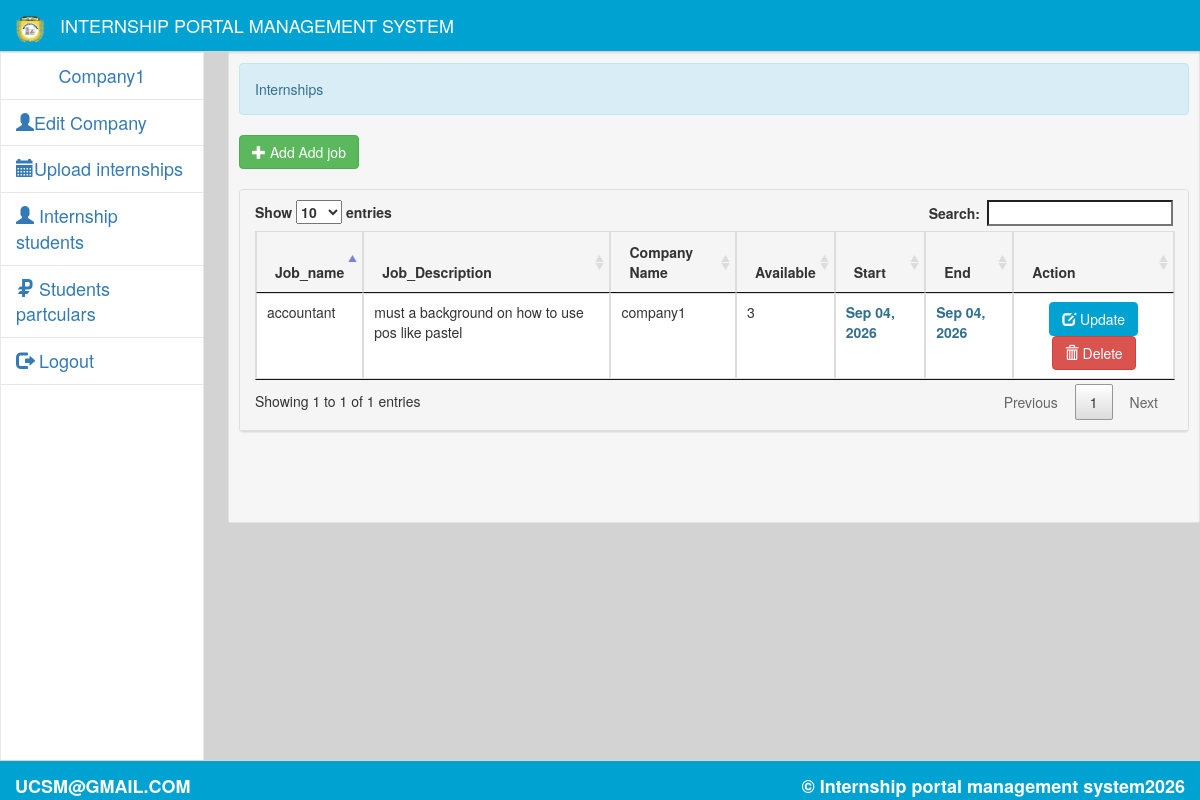
Screenshot of /company1/activity.php (signed in) with the database file from the repository.
### tables this page shows
CREATE TABLE `company` (
  `company_id` int(11) NOT NULL,
  `username` varchar(30) NOT NULL,
  `password` varchar(12) NOT NULL,
  `URL` varchar(255) NOT NULL,
  `name` varchar(40) NOT NULL,
  `email` varchar(55) NOT NULL,
  `desc` varchar(60) NOT NULL
);

CREATE TABLE `activity` (
  `activity_id` int(11) NOT NULL,
  `title` varchar(50) NOT NULL,
  `description` text NOT NULL,
  `company_name` text NOT NULL,
  `quantity` int(11) NOT NULL,
  `start` varchar(10) NOT NULL,
  `end` varchar(10) NOT NULL,
  `month` varchar(8) NOT NULL,
  `year` varchar(5) NOT NULL
);

### company1/activity.php (the view, shortened to what this page needs)
<!DOCTYPE html>
<html lang = "eng">
	<head>
		<link rel = "stylesheet" type = "text/css" href = "../css/bootstrap.css" />
		<link rel = "stylesheet" type = "text/css" href = "../css/style1.css" />
		<link rel = "stylesheet" type = "text/css" href = "../css/jquery-ui.css" />
		<link rel = "stylesheet" type = "text/css" href = "../css/jquery.dataTables.css" />
	</head>
<body>
<?php include'head.php'?>
<?php include 'sidebar.php'?>
		<div id = "sidecontent" class = "well pull-right">
			<div class = "alert alert-info">Internships</div>
			<button type = "button" id = "add_activity" class = "btn btn-success"><span class = "glyphicon glyphicon-plus"></span> Add Add job</button>
			<br />
			<br />
			<div id = "act_table" class = "panel panel-default">
				<div  class = " panel-heading">
					<table id = "table" class = "table table-bordered">
						<thead>
							<tr>
								<th>Job_name</th>
								<th>Job_Description</th>
								<th>Company Name</th>
								<th>Available</th>
								<th>Start</th>
								<th>End</th>
								<th>Action</th>
							</tr>
						</thead>
						<tbody>
							<?php
							$stmt = $conn->prepare("SELECT name FROM `company` WHERE company_id = ?");
							$stmt->bind_param("s", $_SESSION['company_id']);
							$stmt->execute();
							$stmt->store_result();
							$stmt->bind_result($name);
							$act_query = $conn->query("SELECT * FROM `activity` WHERE `company_name` = '$name'") or die($conn->error);
							while($act_fetch = $act_query->fetch_array()){
							?>
							<tr>
								<td><?php echo $act_fetch['title']?></td>
								<td><?php echo $act_fetch['description']?></td>
								<td><?php echo $act_fetch['company_name']?></td>
								<td><?php echo $act_fetch['quantity']?></td>
								<td><?php echo "<label class = 'text-info'>".date("M d, Y", strtotime($act_fetch['start']))."</label>"?></td>
								<td><?php echo "<label class = 'text-info'>".date("M d, Y", strtotime($act_fetch['end']))."</label>"?></td>
								<td><center><a href = "edit_activity.php?activity_id=<?php echo $act_fetch['activity_id']?>" class = "btn btn-warning"><span class=  "glyphicon glyphicon-edit"></span> Update</a> <a href = "#" data-toggle = "modal" data-target = "#delete_activity" name = "<?php echo $act_fetch['activity_id']?>" class = "btn btn-danger activity_id"><span class=  "glyphicon glyphicon-trash"></span> Delete</a></center></td>
							</tr>
							<?php
								}
							?>
						</tbody>
					</table>
				</div>
			</div>
		<br /><br /><br />
		</div>
	<br />
	<br />
	<br />
	<br />
	<br />
	<br />
	<br />
	<br />
	<br />
	<nav class = "navbar-default" id = "footer">
		<label class = "navbar-brand pull-right">&copy; Internship portal management system<?php echo date('Y', strtotime('+8 HOURS'))?></label>
		<label class = "navbar-brand ">UCSM@GMAIL.COM</label>
	</nav>
</body>
</html>

### company1/sidebar.php
<div id = "sidebar">
	<ul id = "menu" class = "nav menu">
		<li>
			<a>
				<?php
					require_once '../connect.php';
					$q_admin_side = $conn->query("SELECT * FROM `company` WHERE `company_id` = {$_SESSION['company_id']}") or die($conn->error);
					$f_admin_side = $q_admin_side->fetch_array();
					echo "<center>".$f_admin_side['name']."</center>";
				?>
			</a>
		</li>
		<li><a href = "edit_company.php"><i class = "glyphicon glyphicon-user"></i>Edit Company</a></li>
		<li><a href = "activity.php"><i class = "glyphicon glyphicon-calendar"></i>Upload internships</a></li>
		<li><a href = "internship_student.php"><i class = "glyphicon glyphicon-user"></i> Internship students</a></li>
		<li><a href = "student.php"><i class = "glyphicon glyphicon-ruble"></i> Students partculars</a></li>
		<li><a href = "logout.php"><i class = "glyphicon glyphicon-log-out"></i> Logout</a></li>
	</ul>
</div>

### css/style1.css (style rules this page uses)
body { background-color: #D3D3D3; }
#footer { background-color: #00a2d1; height:40px; width:100%; filter: none; border: 1px solid #D5D5D5; position: fixed; right: 0; left: 0; z-index: 1030; bottom: 0; border-width: 1px 0 0; }
#sidebar { top:52px; width:17%; position:fixed; height:100%; border:1px solid #e7e7e7; background-color:#fff; font-size: large; }
#sidecontent { width:81%; word-wrap:break-word; margin-top:52px; background-color:rgba(255, 255, 255, 0.8); padding:10px; border-radius:2px; }
.menu li { border-bottom:1px solid #E7E7E7; }
#footer { height:40px; width:100%; filter: none; border: 1px solid #D5D5D5; position: fixed; right: 0; left: 0; z-index: 1030; bottom: 0; border-width: 1px 0 0; }

### rows the page displays
company: name "Company1"
activity: title "accountant", description "must a background on how to use pos like pastel", company_name "company1", quantity "3", start "Sep 04, 2026", end "Sep 04, 2026"
